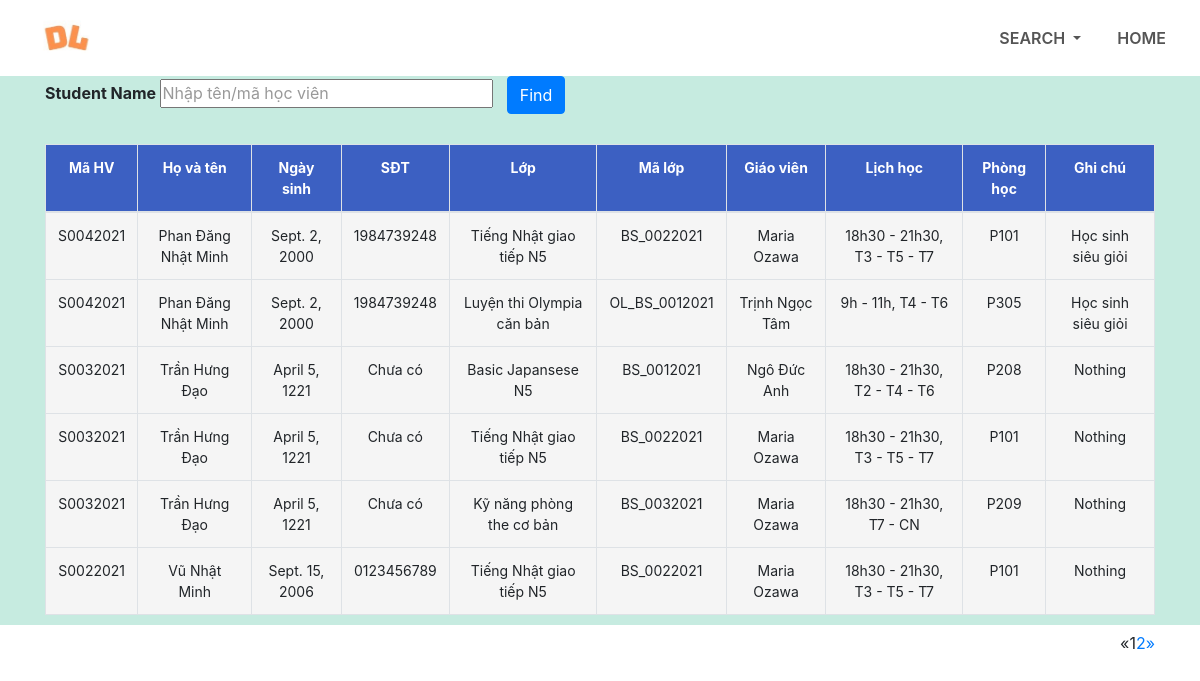
Page /search/search_student on the committed database.
### home/models.py (models this page shows, shortened)
class Students(models.Model):
    studentID = models.CharField(max_length=20)
    studentName = models.CharField(max_length=50)
    studentEmail = models.CharField(max_length=100, null=True)
    DOB = models.DateField(null=True, default=None)
    studentGender = models.CharField(max_length=6, null=True, default=None)
    phoneNumber = models.CharField(max_length=10, null=True, default=None)
    belongToCourse = models.ManyToManyField(CourseList)
    note = models.TextField(blank=True, null=True, default=None)

class CourseList(models.Model):
    courseID = models.CharField(max_length=20, primary_key=True)
    courseName = models.CharField(max_length=100, null=True, default=None)
    manageTeacher = models.ForeignKey(Teachers, null=True, on_delete=models.SET_NULL)
    studentNumber = models.IntegerField(default=0)
    level = models.CharField(max_length=10)
    tuitionFeesByVND = models.IntegerField()
    schedule = models.CharField(max_length=50)
    courseLengthByMonth = models.IntegerField(default=0)
    beginDate = models.DateTimeField(auto_now_add=True)
    note = models.CharField(max_length=200, null=True, blank=True, default=None)
    studyRoom = models.CharField(max_length=200, null=True)

class Teachers(models.Model):
    user = models.OneToOneField(User, on_delete=models.CASCADE)
    teacherID = models.CharField(max_length=10, primary_key=True, default=None)
    teacherName = models.CharField(max_length=200, null=True)
    teacherDOB = models.DateField(null=True, default=None)
    teacherGender = models.CharField(max_length=6, null=True)
    phoneNumber = models.CharField(max_length=200, null=True)
    teacherEmail = models.CharField(max_length=200, null=True)

### home/views.py (the view, shortened to what this page needs)
# urls.py: path('search/search_student', views.SearchStudent.as_view(), name='searchStudent'),
class SearchStudent(View):
    def get(self, request):
        all_students = Students.objects.all().order_by("-studentID")
        last_data = []  # Cái này là cái danh sách cuối
        if len(all_students) > 0:
            for student in all_students:
                courses = student.belongToCourse.all()
                for course in courses:
                    last_data.append({'student': student, 'course': course})
        data_paginator = Paginator(last_data, 6)
        page = request.GET.get('page', 1)
        try:
            page_data = data_paginator.page(page)
        except PageNotAnInteger:
            page_data = data_paginator.page(1)
        except EmptyPage:
            page_data = data_paginator.page(data_paginator.num_pages)
        return render(request, 'searchStudent.html', {'studentsData': page_data})

### home/templates/searchStudent.html (shortened to what this page needs)
{% load static %}
<!DOCTYPE html>
<html>
<head>
    <link rel="stylesheet" type = "text/css" href="{% static 'css/style.css' %}">
    <link rel="stylesheet" href="https://stackpath.bootstrapcdn.com/bootstrap/4.1.3/css/bootstrap.min.css">
    <link rel="stylesheet" href= "https://stackpath.bootstrapcdn.com/font-awesome/4.7.0/css/font-awesome.min.css">
</head>
<body>
<section id="nav-bar">
<nav class="navbar navbar-expand-lg navbar-light">
    <a class="navbar-brand" href="{% url 'home:home_page' %}"><img src="{% static 'images/logo.jpg' %}"></a>
    <div class="collapse navbar-collapse" id="navbarNav">
      <ul class="navbar-nav ml-auto">
        <li class="nav-item dropdown">
          <a class="nav-link dropdown-toggle" href="#" id="navbarDropdown" role="button" data-toggle="dropdown" aria-haspopup="true" aria-expanded="false">
            SEARCH
          </a>
        </li>
        <li class="nav-item">
          <a class="nav-link" href="{% url 'home:home_page' %}">HOME</a>
        </li>
      </ul>
    </div>
</nav>
</section>
<section id="search">
    <div class="container">
        <form action="" method="post">
            <div class="search-input">
                Student Name
                <input type="text" name="searchStudent" id="search2" class="searching" placeholder="Nhập tên/mã học viên">
                <button type="submit" name="find" class="btn btn-primary">Find</button>
            </div>
        </form>
        <table class="table table-bordered">
            <thread>
                <tr>
                    <th scope="col">Mã HV</th>
                    <th scope="col">Họ và tên</th>
                    <th scope="col">Ngày sinh</th>
                    <th scope="col">SĐT</th>
                    <th scope="col">Lớp</th>
                    <th scope="col">Mã lớp</th>
                    <th scope="col">Giáo viên</th>
                    <th scope="schedule">Lịch học</th>
                    <th scope="col">Phòng học</th>
                    <th scope="col">Ghi chú</th>
                </tr>
            </thread>
            <tbody>
                {% for row in studentsData %}
                    <tr>
                        <td> {{row.student.studentID}} </td>
                        <td> {{row.student.studentName}} </td>
                        <td> {{row.student.DOB}} </td>
                        <td> {{row.student.phoneNumber}} </td>
                        <td> {{row.course.courseName}} </td>
                        <td> {{row.course.courseID}} </td>
                        <td> {{row.course.manageTeacher.teacherName}} </td>
                        <td> {{row.course.schedule}} </td>
                        <td> {{row.course.studyRoom}} </td>
                        <td>
                            {% if row.student.note is None %}
                                {{"Nothing"}}
                            {% else %}
                                {{row.student.note}}
                            {% endif %}
                        </td>
                    </tr>
                {% endfor %}
            </tbody>
        </table>
        <nav aria-label="Page navigation example">
            <ul class="pagination pull-right">
                {% if studentsData.has_previous %}
                    <li><a href="?page={{ studentsData.previous_page_number }}">&laquo;</a></li>
                {% else %}
                    <li class="disabled"><span>&laquo;</span></li>
                {% endif %}
                {% for i in studentsData.paginator.page_range %}
                    {% if i > studentsData.number|add:"-3" %}
                        {% if i < studentsData.number|add:"3" %}
                            {% if studentsData.number == i %}
                                <li class="active"><span>{{ i }} <span class="sr-only">(current)</span></span></li>
                            {% else %}
                                <li><a href="?page={{ i }}">{{ i }}</a></li>
                            {% endif %}
                        {% endif %}
                    {% endif %}
                {% endfor %}
                {% if studentsData.has_next %}
                    <li><a href="?page={{ studentsData.next_page_number }}">&raquo;</a></li>
                {% else %}
                    <li class="disabled"><span>&raquo;</span></li>
                {% endif %}
            </ul>
        </nav>
    </div>
</section>
</body>
</html>

### home/static/css/style.css (style rules this page uses)
* { margin: 0; padding: 0; }
#nav-bar { position: sticky; top: 0; z-index: 10; }
.navbar-brand img { height: 50px; padding-left: 20px; }
.navbar-nav li { padding: 0 10px; }
.navbar-nav li a { float: right; text-align: left; }
.navbar { background: #fff; }
.nav-link { color: #555!important; font-weight: 600; font-size: 16px; }
::placeholder { color: #999; }
#search { height: 549px; background-color: rgb(198, 235, 224); }
.search-input { margin-bottom: 30px; font-weight: bold; }
.search-input input { width: 30%; }
.searching { padding: 0.5px; }
.search-input button { margin-left: 10px; }
#search table { border-collapse: collapse; width: 100%; text-align: center; }
.table td, .table th { padding: 12px 15px; border: 1.5px solid #ddd; text-align: center; font-size: 14px; }
.table th { background-color: rgb(60, 96, 194); color: white; }
.table tbody tr { background-color: #f5f5f5; }

### rows in the picture
Students: student.studentID "S0042021", student.studentName "Phan Đăng Nhật Minh", student.DOB "Sept. 2, 2000", student.phoneNumber "1984739248", course.courseName "Tiếng Nhật giao tiếp N5", course.courseID "BS_0022021", course.manageTeacher.teacherName "Maria Ozawa", course.schedule "18h30 - 21h30, T3 - T5 - T7", course.studyRoom "P101", student.note "Học sinh siêu giỏi", course.courseName "Luyện thi Olympia căn bản", course.courseID "OL_BS_0012021", course.manageTeacher.teacherName "Trịnh Ngọc Tâm", course.schedule "9h - 11h, T4 - T6", course.studyRoom "P305"
Students: student.studentID "S0032021", student.studentName "Trần Hưng Đạo", student.DOB "April 5, 1221", student.phoneNumber "Chưa có", course.courseName "Basic Japansese N5", course.courseID "BS_0012021", course.manageTeacher.teacherName "Ngô Đức Anh", course.schedule "18h30 - 21h30, T2 - T4 - T6", course.studyRoom "P208", value "Nothing", course.courseName "Tiếng Nhật giao tiếp N5", course.courseID "BS_0022021", course.manageTeacher.teacherName "Maria Ozawa", course.schedule "18h30 - 21h30, T3 - T5 - T7", course.studyRoom "P101", course.courseName "Kỹ năng phòng the cơ bản", course.courseID "BS_0032021", course.schedule "18h30 - 21h30, T7 - CN", course.studyRoom "P209"
Students: student.studentID "S0022021", student.studentName "Vũ Nhật Minh", student.DOB "Sept. 15, 2006", student.phoneNumber "0123456789", course.courseName "Tiếng Nhật giao tiếp N5", course.courseID "BS_0022021", course.manageTeacher.teacherName "Maria Ozawa", course.schedule "18h30 - 21h30, T3 - T5 - T7", course.studyRoom "P101", value "Nothing"

### other values in the picture
{{ i }} "1"
{{ i }} "2"
